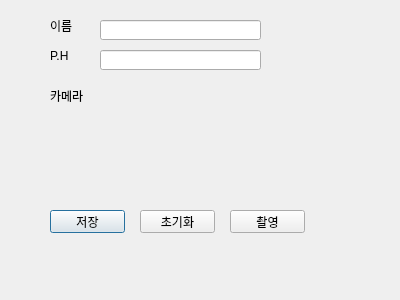
<?xml version="1.0" encoding="UTF-8"?>
<ui version="4.0">
 <class>Dialog</class>
 <widget class="QDialog" name="Dialog">
  <property name="geometry">
   <rect>
    <x>0</x>
    <y>0</y>
    <width>400</width>
    <height>300</height>
   </rect>
  </property>
  <property name="windowTitle">
   <string>GUI 프로그램 만들기</string>
  </property>
  <widget class="QLabel" name="label">
   <property name="geometry">
    <rect>
     <x>50</x>
     <y>20</y>
     <width>54</width>
     <height>12</height>
    </rect>
   </property>
   <property name="text">
    <string>이름</string>
   </property>
  </widget>
  <widget class="QLabel" name="label_2">
   <property name="geometry">
    <rect>
     <x>50</x>
     <y>50</y>
     <width>54</width>
     <height>12</height>
    </rect>
   </property>
   <property name="text">
    <string>P.H</string>
   </property>
  </widget>
  <widget class="QLineEdit" name="lineEdit_name">
   <property name="geometry">
    <rect>
     <x>100</x>
     <y>20</y>
     <width>161</width>
     <height>20</height>
    </rect>
   </property>
  </widget>
  <widget class="QLineEdit" name="lineEdit_PHnum">
   <property name="geometry">
    <rect>
     <x>100</x>
     <y>50</y>
     <width>161</width>
     <height>20</height>
    </rect>
   </property>
  </widget>
  <widget class="QLabel" name="label_3">
   <property name="geometry">
    <rect>
     <x>50</x>
     <y>90</y>
     <width>54</width>
     <height>12</height>
    </rect>
   </property>
   <property name="text">
    <string>카메라</string>
   </property>
  </widget>
  <widget class="QPushButton" name="btn_save">
   <property name="geometry">
    <rect>
     <x>50</x>
     <y>210</y>
     <width>75</width>
     <height>23</height>
    </rect>
   </property>
   <property name="text">
    <string>저장</string>
   </property>
  </widget>
  <widget class="QPushButton" name="btn_del">
   <property name="geometry">
    <rect>
     <x>140</x>
     <y>210</y>
     <width>75</width>
     <height>23</height>
    </rect>
   </property>
   <property name="text">
    <string>초기화</string>
   </property>
  </widget>
  <widget class="QLabel" name="label_4">
   <property name="geometry">
    <rect>
     <x>80</x>
     <y>240</y>
     <width>211</width>
     <height>51</height>
    </rect>
   </property>
   <property name="text">
    <string/>
   </property>
   <property name="pixmap">
    <pixmap>../../../../Users/taemi/Downloads/kun_logo.jpeg</pixmap>
   </property>
  </widget>
  <widget class="QPushButton" name="btn_camera">
   <property name="geometry">
    <rect>
     <x>230</x>
     <y>210</y>
     <width>75</width>
     <height>23</height>
    </rect>
   </property>
   <property name="text">
    <string>촬영</string>
   </property>
  </widget>
  <widget class="QLabel" name="label_5">
   <property name="geometry">
    <rect>
     <x>100</x>
     <y>90</y>
     <width>161</width>
     <height>111</height>
    </rect>
   </property>
   <property name="text">
    <string/>
   </property>
  </widget>
 </widget>
 <resources/>
 <connections/>
</ui>
